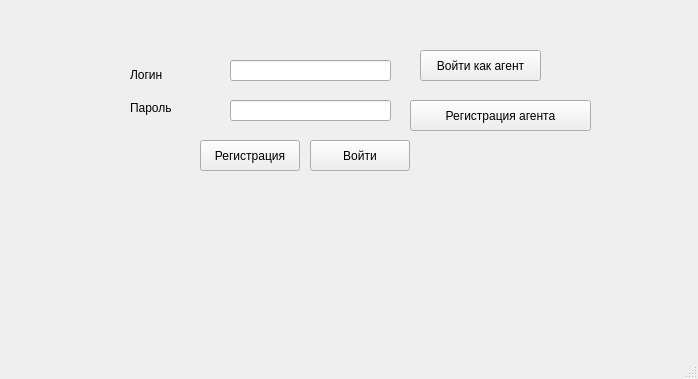
<?xml version="1.0" encoding="UTF-8"?>
<ui version="4.0">
 <class>MainWindow</class>
 <widget class="QMainWindow" name="MainWindow">
  <property name="geometry">
   <rect>
    <x>0</x>
    <y>0</y>
    <width>698</width>
    <height>379</height>
   </rect>
  </property>
  <property name="windowTitle">
   <string>MainWindow</string>
  </property>
  <widget class="QWidget" name="centralwidget">
   <widget class="QPushButton" name="loginButton">
    <property name="enabled">
     <bool>true</bool>
    </property>
    <property name="geometry">
     <rect>
      <x>310</x>
      <y>140</y>
      <width>100</width>
      <height>31</height>
     </rect>
    </property>
    <property name="text">
     <string>Войти</string>
    </property>
   </widget>
   <widget class="QLineEdit" name="loginLineEdit">
    <property name="enabled">
     <bool>true</bool>
    </property>
    <property name="geometry">
     <rect>
      <x>230</x>
      <y>60</y>
      <width>161</width>
      <height>21</height>
     </rect>
    </property>
   </widget>
   <widget class="QLineEdit" name="passwordLineEdit">
    <property name="enabled">
     <bool>true</bool>
    </property>
    <property name="geometry">
     <rect>
      <x>230</x>
      <y>100</y>
      <width>161</width>
      <height>21</height>
     </rect>
    </property>
   </widget>
   <widget class="QLabel" name="label_2">
    <property name="enabled">
     <bool>true</bool>
    </property>
    <property name="geometry">
     <rect>
      <x>130</x>
      <y>100</y>
      <width>61</width>
      <height>16</height>
     </rect>
    </property>
    <property name="text">
     <string>Пароль</string>
    </property>
   </widget>
   <widget class="QLabel" name="label">
    <property name="enabled">
     <bool>true</bool>
    </property>
    <property name="geometry">
     <rect>
      <x>130</x>
      <y>60</y>
      <width>71</width>
      <height>30</height>
     </rect>
    </property>
    <property name="text">
     <string>Логин</string>
    </property>
   </widget>
   <widget class="QPushButton" name="registerButton">
    <property name="geometry">
     <rect>
      <x>200</x>
      <y>140</y>
      <width>100</width>
      <height>31</height>
     </rect>
    </property>
    <property name="text">
     <string>Регистрация</string>
    </property>
   </widget>
   <widget class="QPushButton" name="agentRegisterButton">
    <property name="geometry">
     <rect>
      <x>410</x>
      <y>100</y>
      <width>181</width>
      <height>31</height>
     </rect>
    </property>
    <property name="text">
     <string>Регистрация агента</string>
    </property>
   </widget>
   <widget class="QPushButton" name="agentLoginButton">
    <property name="geometry">
     <rect>
      <x>420</x>
      <y>50</y>
      <width>121</width>
      <height>31</height>
     </rect>
    </property>
    <property name="text">
     <string>Войти как агент</string>
    </property>
   </widget>
  </widget>
  <widget class="QMenuBar" name="menubar">
   <property name="geometry">
    <rect>
     <x>0</x>
     <y>0</y>
     <width>698</width>
     <height>24</height>
    </rect>
   </property>
  </widget>
  <widget class="QStatusBar" name="statusbar"/>
 </widget>
 <resources/>
 <connections/>
</ui>
